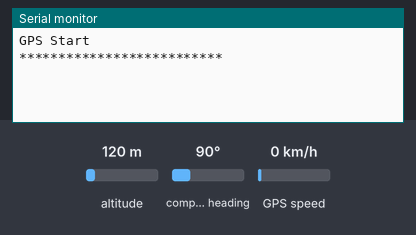
A sketch run on a simulated Arduino Mega 2560, built with avr-gcc and run on an emulated ATmega2560. Shown: the last lines printed to the serial monitor. Inputs (shaded band) come from the test bench; at power-on: altitude 120 m, GPS speed 0 km/h, compass heading 90°. The GPS gets a fix after 3 s at 37.7749, -122.4194 with 8 satellites.

Above: at 1.2 s.
1.3 s: altitude set to 20 m
At 3.9 s:
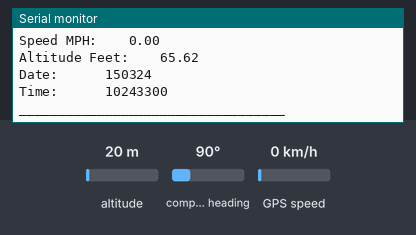
4.5 s: GPS speed set to 2 km/h
At 5.5 s:
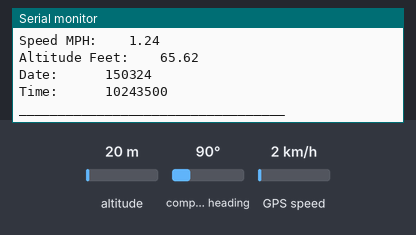
6.0 s: altitude set to 250 m
At 6.9 s:
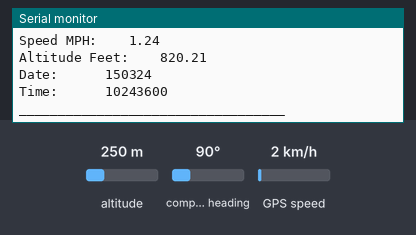
Timing chart, 0 to 9.0 s (numbered marks = the images above; inputs shaded):
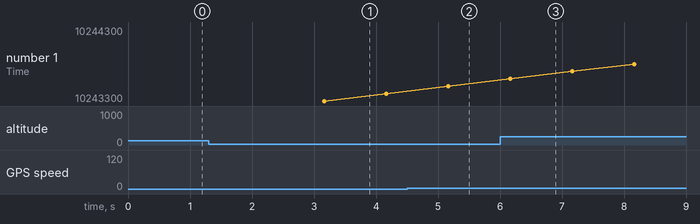

Measured:
- after the input at 1.3 s, the serial monitor: prints a new line after 1.8 s (image 1)
- after the input at 4.5 s, the serial monitor: prints a new line after 0.61 s (image 2)
- after the input at 6.0 s, the serial monitor: prints a new line after 0.13 s (image 3)

The sketch:

02_GPS.ino
```cpp
#include <TinyGPS++.h>

/*the documentation of the tinyGPS library is http://arduiniana.org/libraries/tinygpsplus/
It just so happened that this sketch uses this library, there are many more

NOTE: You will see "Serial" and "Serial1". The board has two physical serial connections.
One to communicate with your computer and one to communicate with your gps - same protocol, but two different ports and hence the name.
*/


TinyGPSPlus gps;//This is the GPS object that carries the info we will extract


void setup() {
  Serial.begin(9600);//This opens up communications to the Serial monitor in the Arduino IDE and sets the speed. This is basically the connection to the computer
  Serial1.begin(9600);//This opens up communications to the GPS
  Serial.println("GPS Start\n**************************");//Just show to the monitor that the sketch has started
}

void loop()
{
  while (Serial1.available()) //While there is data coming from the GPS, do follwing...
  {
    gps.encode(Serial1.read());//...read the signal, transform into an object called "gps"
    }

  if (gps.location.isUpdated()) //if this object has been updated, do the following

  {
    //...Get the latest info from the gps object which it derived from the data sent by the GPS unit and print to to the serial monitor
    Serial.print("Satellite Count:\t");
    Serial.println(gps.satellites.value());
    Serial.print("Latitude:\t\t");
    Serial.println(gps.location.lat(), 6);
    Serial.print("Longitude:\t\t");
    Serial.println(gps.location.lng(), 6);
    Serial.print("Speed MPH:\t\t");
    Serial.println(gps.speed.mph());
    Serial.print("Altitude Feet:\t\t");
    Serial.println(gps.altitude.feet());
    Serial.print("Date:\t\t\t");
    Serial.println(gps.date.value());
    Serial.print("Time:\t\t\t");
    Serial.println(gps.time.value());
    Serial.println("__________________________________");
  }
}
```
